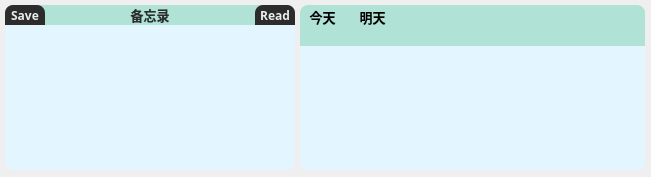
   <widget class="QWidget" name="bottomWidget" native="true">
    <property name="geometry">
     <rect>
      <x>0</x>
      <y>215</y>
      <width>651</width>
      <height>177</height>
     </rect>
    </property>
    <property name="styleSheet">
     <string notr="true">border-radius:10px;</string>
    </property>
    <widget class="QWidget" name="dateWidget" native="true">
     <property name="geometry">
      <rect>
       <x>300</x>
       <y>5</y>
       <width>345</width>
       <height>41</height>
      </rect>
     </property>
     <property name="styleSheet">
      <string notr="true">QWidget{
	background-color: rgb(176,227,214);
	border-top-left-radius:8px;
	border-top-right-radius:8px;
	border-bottom-left-radius:0px;
	border-bottom-right-radius:0px;
}</string>
     </property>
     <widget class="QLabel" name="labelWeek0">
      <property name="geometry">
       <rect>
        <x>0</x>
        <y>1</y>
        <width>45</width>
        <height>21</height>
       </rect>
      </property>
      <property name="font">
       <font>
        <family>微软雅黑</family>
        <pointsize>10</pointsize>
        <weight>75</weight>
        <italic>false</italic>
        <bold>true</bold>
       </font>
      </property>
      <property name="styleSheet">
       <string notr="true"/>
      </property>
      <property name="text">
       <string>今天</string>
      </property>
      <property name="alignment">
       <set>Qt::AlignCenter</set>
      </property>
     </widget>
     <widget class="QLabel" name="labelWeek1">
      <property name="geometry">
       <rect>
        <x>50</x>
        <y>1</y>
        <width>45</width>
        <height>21</height>
       </rect>
      </property>
      <property name="font">
       <font>
        <family>微软雅黑</family>
        <pointsize>10</pointsize>
        <weight>75</weight>
        <italic>false</italic>
        <bold>true</bold>
       </font>
      </property>
      <property name="styleSheet">
       <string notr="true"/>
      </property>
      <property name="text">
       <string>明天</string>
      </property>
      <property name="alignment">
       <set>Qt::AlignCenter</set>
      </property>
     </widget>
     <widget class="QLabel" name="labelData0">
      <property name="geometry">
       <rect>
        <x>0</x>
        <y>20</y>
        <width>45</width>
        <height>20</height>
       </rect>
      </property>
      <property name="font">
       <font>
        <family>微软雅黑</family>
        <pointsize>9</pointsize>
        <weight>75</weight>
        <italic>false</italic>
        <bold>true</bold>
       </font>
      </property>
      <property name="styleSheet">
       <string notr="true"/>
      </property>
      <property name="text">
       <string/>
      </property>
      <property name="alignment">
       <set>Qt::AlignCenter</set>
      </property>
     </widget>
     <widget class="QLabel" name="labelData1">
      <property name="geometry">
       <rect>
        <x>50</x>
        <y>20</y>
        <width>45</width>
        <height>20</height>
       </rect>
      </property>
      <property name="font">
       <font>
        <family>微软雅黑</family>
        <pointsize>9</pointsize>
        <weight>75</weight>
        <italic>false</italic>
        <bold>true</bold>
       </font>
      </property>
      <property name="styleSheet">
       <string notr="true"/>
      </property>
      <property name="text">
       <string/>
      </property>
      <property name="alignment">
       <set>Qt::AlignCenter</set>
      </property>
     </widget>
     <widget class="QLabel" name="labelWeek2">
      <property name="geometry">
       <rect>
        <x>100</x>
        <y>1</y>
        <width>45</width>
        <height>21</height>
       </rect>
      </property>
      <property name="font">
       <font>
        <family>微软雅黑</family>
        <pointsize>10</pointsize>
        <weight>75</weight>
        <italic>false</italic>
        <bold>true</bold>
       </font>
      </property>
      <property name="styleSheet">
       <string notr="true"/>
      </property>
      <property name="text">
       <string/>
      </property>
      <property name="alignment">
       <set>Qt::AlignCenter</set>
      </property>
     </widget>
     <widget class="QLabel" name="labelData2">
      <property name="geometry">
       <rect>
        <x>100</x>
        <y>20</y>
        <width>45</width>
        <height>20</height>
       </rect>
      </property>
      <property name="font">
       <font>
        <family>微软雅黑</family>
        <pointsize>9</pointsize>
        <weight>75</weight>
        <italic>false</italic>
        <bold>true</bold>
       </font>
      </property>
      <property name="styleSheet">
       <string notr="true"/>
      </property>
      <property name="text">
       <string/>
      </property>
      <property name="alignment">
       <set>Qt::AlignCenter</set>
      </property>
     </widget>
     <widget class="QLabel" name="labelWeek3">
      <property name="geometry">
       <rect>
        <x>150</x>
        <y>1</y>
        <width>45</width>
        <height>21</height>
       </rect>
      </property>
      <property name="font">
       <font>
        <family>微软雅黑</family>
        <pointsize>10</pointsize>
        <weight>75</weight>
        <italic>false</italic>
        <bold>true</bold>
       </font>
      </property>
      <property name="styleSheet">
       <string notr="true"/>
      </property>
      <property name="text">
       <string/>
      </property>
      <property name="alignment">
       <set>Qt::AlignCenter</set>
      </property>
     </widget>
     <widget class="QLabel" name="labelData3">
      <property name="geometry">
       <rect>
        <x>150</x>
        <y>20</y>
        <width>45</width>
        <height>20</height>
       </rect>
      </property>
      <property name="font">
       <font>
        <family>微软雅黑</family>
        <pointsize>9</pointsize>
        <weight>75</weight>
        <italic>false</italic>
        <bold>true</bold>
       </font>
      </property>
      <property name="styleSheet">
       <string notr="true"/>
      </property>
      <property name="text">
       <string/>
      </property>
      <property name="alignment">
       <set>Qt::AlignCenter</set>
      </property>
     </widget>
     <widget class="QLabel" name="labelWeek4">
      <property name="geometry">
       <rect>
        <x>200</x>
        <y>1</y>
        <width>45</width>
        <height>21</height>
       </rect>
      </property>
      <property name="font">
       <font>
        <family>微软雅黑</family>
        <pointsize>10</pointsize>
        <weight>75</weight>
        <italic>false</italic>
        <bold>true</bold>
       </font>
      </property>
      <property name="styleSheet">
       <string notr="true"/>
      </property>
      <property name="text">
       <string/>
      </property>
      <property name="alignment">
       <set>Qt::AlignCenter</set>
      </property>
     </widget>
     <widget class="QLabel" name="labelData4">
      <property name="geometry">
       <rect>
        <x>200</x>
        <y>20</y>
        <width>45</width>
        <height>20</height>
       </rect>
      </property>
      <property name="font">
       <font>
        <family>微软雅黑</family>
        <pointsize>9</pointsize>
        <weight>75</weight>
        <italic>false</italic>
        <bold>true</bold>
       </font>
      </property>
      <property name="styleSheet">
       <string notr="true"/>
      </property>
      <property name="text">
       <string/>
      </property>
      <property name="alignment">
       <set>Qt::AlignCenter</set>
      </property>
     </widget>
     <widget class="QLabel" name="labelWeek5">
      <property name="geometry">
       <rect>
        <x>250</x>
        <y>1</y>
        <width>45</width>
        <height>21</height>
       </rect>
      </property>
      <property name="font">
       <font>
        <family>微软雅黑</family>
        <pointsize>10</pointsize>
        <weight>75</weight>
        <italic>false</italic>
        <bold>true</bold>
       </font>
      </property>
      <property name="styleSheet">
       <string notr="true"/>
      </property>
      <property name="text">
       <string/>
      </property>
      <property name="alignment">
       <set>Qt::AlignCenter</set>
      </property>
     </widget>
     <widget class="QLabel" name="labelData5">
      <property name="geometry">
       <rect>
        <x>250</x>
        <y>20</y>
        <width>45</width>
        <height>20</height>
       </rect>
      </property>
      <property name="font">
       <font>
        <family>微软雅黑</family>
        <pointsize>9</pointsize>
        <weight>75</weight>
        <italic>false</italic>
        <bold>true</bold>
       </font>
      </property>
      <property name="styleSheet">
       <string notr="true"/>
      </property>
      <property name="text">
       <string/>
      </property>
      <property name="alignment">
       <set>Qt::AlignCenter</set>
      </property>
     </widget>
     <widget class="QLabel" name="labelWeek6">
      <property name="geometry">
       <rect>
        <x>300</x>
        <y>1</y>
        <width>45</width>
        <height>21</height>
       </rect>
      </property>
      <property name="font">
       <font>
        <family>微软雅黑</family>
        <pointsize>10</pointsize>
        <weight>75</weight>
        <italic>false</italic>
        <bold>true</bold>
       </font>
      </property>
      <property name="styleSheet">
       <string notr="true"/>
      </property>
      <property name="text">
       <string/>
      </property>
      <property name="alignment">
       <set>Qt::AlignCenter</set>
      </property>
     </widget>
     <widget class="QLabel" name="labelData6">
      <property name="geometry">
       <rect>
        <x>300</x>
        <y>20</y>
        <width>45</width>
        <height>20</height>
       </rect>
      </property>
      <property name="font">
       <font>
        <family>微软雅黑</family>
        <pointsize>9</pointsize>
        <weight>75</weight>
        <italic>false</italic>
        <bold>true</bold>
       </font>
      </property>
      <property name="styleSheet">
       <string notr="true"/>
      </property>
      <property name="text">
       <string/>
      </property>
      <property name="alignment">
       <set>Qt::AlignCenter</set>
      </property>
     </widget>
    </widget>
    <widget class="QPlainTextEdit" name="plainTextMemo">
     <property name="geometry">
      <rect>
       <x>5</x>
       <y>25</y>
       <width>290</width>
       <height>145</height>
      </rect>
     </property>
     <property name="font">
      <font>
       <family>微软雅黑</family>
       <pointsize>9</pointsize>
       <weight>50</weight>
       <italic>false</italic>
       <bold>false</bold>
      </font>
     </property>
     <property name="cursor" stdset="0">
      <cursorShape>IBeamCursor</cursorShape>
     </property>
     <property name="styleSheet">
      <string notr="true">QPlainTextEdit{
	background-color: rgb(227,245,255);
	border-top-left-radius:0px;
	border-top-right-radius:0px;
	border-bottom-left-radius:10px;
	border-bottom-right-radius:8px;
}
</string>
     </property>
     <property name="plainText">
      <string/>
     </property>
     <property name="placeholderText">
      <string/>
     </property>
    </widget>
    <widget class="QLabel" name="labelMemoTitle">
     <property name="geometry">
      <rect>
       <x>5</x>
       <y>5</y>
       <width>290</width>
       <height>20</height>
      </rect>
     </property>
     <property name="font">
      <font>
       <family>微软雅黑</family>
       <pointsize>10</pointsize>
       <weight>75</weight>
       <bold>true</bold>
      </font>
     </property>
     <property name="styleSheet">
      <string notr="true">QLabel{
	color: rgb(44, 44, 44);
	background-color:rgb(176, 227, 214);
	border-top-left-radius:8px;
	border-top-right-radius:8px;
	border-bottom-left-radius:0px;
	border-bottom-right-radius:0px;
}</string>
     </property>
     <property name="text">
      <string>备忘录</string>
     </property>
     <property name="alignment">
      <set>Qt::AlignCenter</set>
     </property>
    </widget>
    <widget class="QWidget" name="tempWidget" native="true">
     <property name="geometry">
      <rect>
       <x>300</x>
       <y>46</y>
       <width>345</width>
       <height>124</height>
      </rect>
     </property>
     <property name="font">
      <font>
       <family>微软雅黑</family>
       <pointsize>8</pointsize>
       <weight>75</weight>
       <bold>true</bold>
      </font>
     </property>
     <property name="styleSheet">
      <string notr="true">QWidget{
	background-color: rgb(227,245,255);
	border-radius:0px;
	border-bottom-left-radius:8px;
	border-bottom-right-radius:8px;
}
</string>
     </property>
    </widget>
    <widget class="QPushButton" name="btnLeftSave">
     <property name="geometry">
      <rect>
       <x>5</x>
       <y>5</y>
       <width>40</width>
       <height>20</height>
      </rect>
     </property>
     <property name="font">
      <font>
       <family>微软雅黑</family>
       <pointsize>9</pointsize>
       <weight>75</weight>
       <bold>true</bold>
      </font>
     </property>
     <property name="styleSheet">
      <string notr="true">QPushButton{
    color:rgb(234,237,238);
	background-color: rgb(44,44,44);
	border:0px;
	border-top-left-radius:8px;
	border-top-right-radius:8px;
	border-bottom-left-radius:0px;
	border-bottom-right-radius:0px;
}

QPushButton:pressed{
 	color:rgb(0,0,0);
	background-color: rgb(176,227,214);
}	</string>
     </property>
     <property name="text">
      <string>Save</string>
     </property>
    </widget>
    <widget class="QPushButton" name="btnRightRead">
     <property name="geometry">
      <rect>
       <x>255</x>
       <y>5</y>
       <width>40</width>
       <height>20</height>
      </rect>
     </property>
     <property name="font">
      <font>
       <family>微软雅黑</family>
       <weight>75</weight>
       <bold>true</bold>
      </font>
     </property>
     <property name="styleSheet">
      <string notr="true">QPushButton{
    color:rgb(234,237,238);
	background-color: rgb(44,44,44);
	border:0px;
	border-top-left-radius:8px;
	border-top-right-radius:8px;
	border-bottom-left-radius:0px;
	border-bottom-right-radius:0px;
}

QPushButton:pressed{
 	color:rgb(0,0,0);
	background-color: rgb(176,227,214);
}	</string>
     </property>
     <property name="text">
      <string>Read</string>
     </property>
    </widget>
   </widget>
